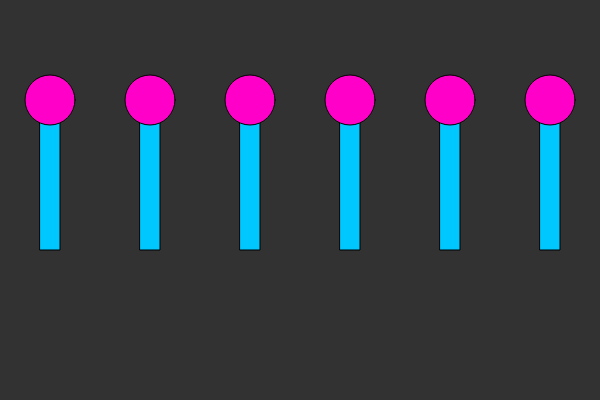
Frame 1 (no input)
Frame 60 (no input): identical to frame 1, image omitted
Frame 120 (the mouse pressed at the canvas centre since frame 60): identical to frame 1, image omitted

The p5.js sketch that drew this single still picture (run headless with seeded random() and noise() and a simulated clock; from frame 60 on, the mouse is pressed at the canvas centre):

// p5.js sketch
// ── sketch.js
// Function Parameters and Arguments
function setup() {
  createCanvas(600, 400);
}

function draw() {
  background(50);
  // for (avar = initalVal ; avar < endValu; avar += change) 
  for (let x = 0; x < width; x += 100) {
    lollipop(x+50, 100, 50);
  }
  // lollipop(100, 100, 50);
  // lollipop(200, 100, 50);
  // lollipop(300, 100, 50);
  // lollipop(400, 100, 50);
}

function lollipop(x, y, diameter) {
  fill(0, 200, 255);
  rect(x - 10, y, 20, 150);
  fill(255, 0, 200);
  ellipse(x, y, diameter, diameter);
}


// Code! Programming with p5.js
// The Coding Train / Daniel Shiffman
// https://thecodingtrain.com/beginners/p5js/5.2-parameters-arguments.html
// https://youtu.be/zkc417YapfE
// https://editor.p5js.org/codingtrain/sketches/eGD-xzsw
